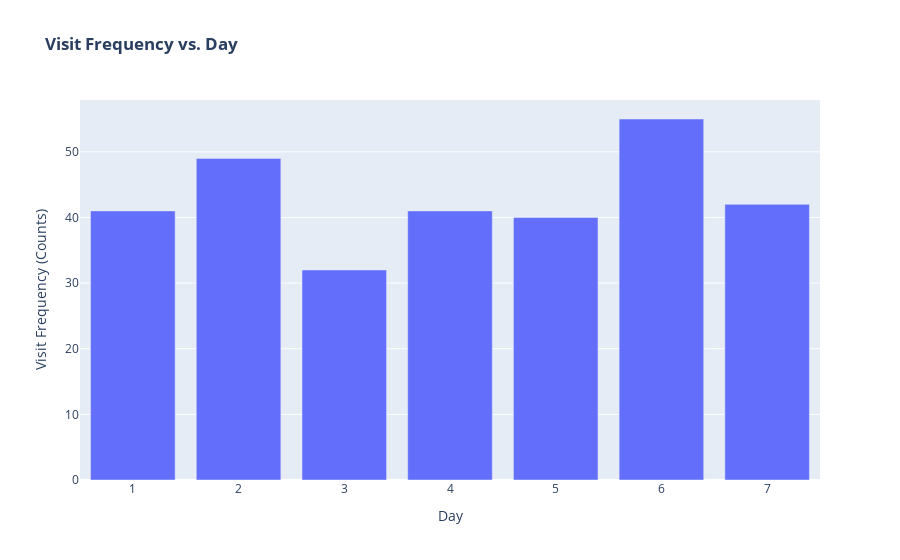

Write notebook code for a chart like this one.
### Code cell
fig = go.Figure(go.Bar(x=df3.index, y=df3['count']))
# Add figure title
fig.update_layout(
    title_text="<b>Visit Frequency vs. Day<b>"
)

# Set x-axis title
fig.update_xaxes(title_text="Day")

# Set y-axes titles
fig.update_yaxes(title_text="Visit Frequency (Counts)")
fig.show()

### Figure 1 — Plotly figure (JSON) as saved in the notebook; plotly's stock layout.template omitted (floating-point values rounded to 4 significant figures)
{"data": [{"type": "bar", "x": [1, 2, 3, 4, 5, 6, 7], "y": [41, 49, 32, 41, 40, 55, 42]}], "layout": {"title": {"text": "<b>Visit Frequency vs. Day<b>"}, "xaxis": {"title": {"text": "Day"}}, "yaxis": {"title": {"text": "Visit Frequency (Counts)"}}}}
